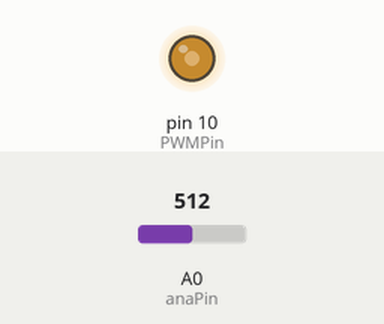
Bench run of a sketch on a simulated Arduino Uno, built with avr-gcc and run on an emulated ATmega328P. Shown: output pins drawn as LEDs (lit = HIGH). Inputs (shaded band) come from the test bench; at power-on: A0 (anaPin) = 512.

Above: at 1.2 s.
1.3 s: A0 (anaPin) set to 716
At 1.9 s:
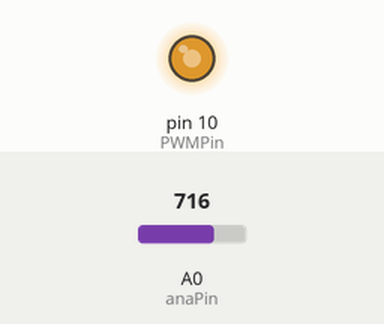
2.8 s: A0 (anaPin) set to 900
At 4.0 s:
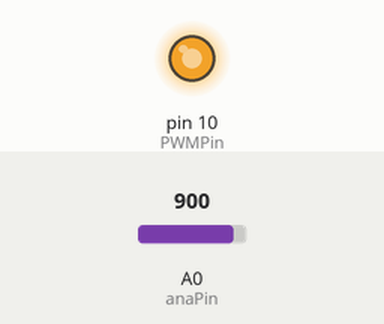
4.3 s: A0 (anaPin) set to 122
At 5.4 s:
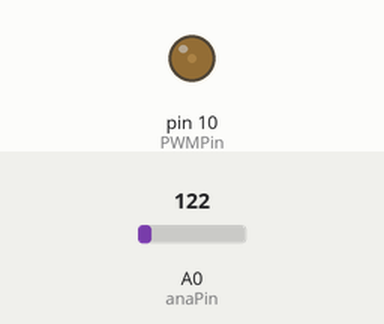
5.8 s: A0 (anaPin) set to 0
At 6.5 s:
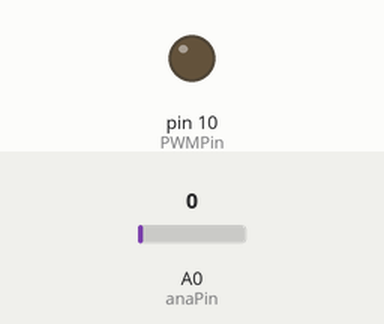
Timing chart, 0 to 8.3 s (numbered marks = the images above; inputs shaded):
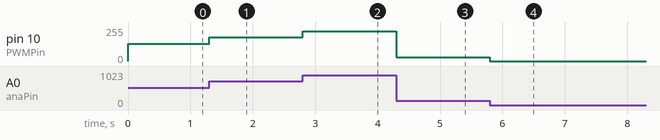

The sketch:

Analog_state.ino
```cpp
const int anaPin = 0;
const int PWMPin = 10;

void setup() {
  // put your setup code here, to run once:

}

void loop() {
  // put your main code here, to run repeatedly:
  analogWrite(PWMPin, analogRead(anaPin)/4);
}
```

Measured:
- after the input at 1.3 s, pin 10 (PWMPin): 128/255 → 179/255 at once
- after the input at 2.8 s, pin 10 (PWMPin): 179/255 → 225/255 at once
- after the input at 4.3 s, pin 10 (PWMPin): 225/255 → 30/255 at once
- after the input at 5.8 s, pin 10 (PWMPin): 30/255 → 0/255 at once
